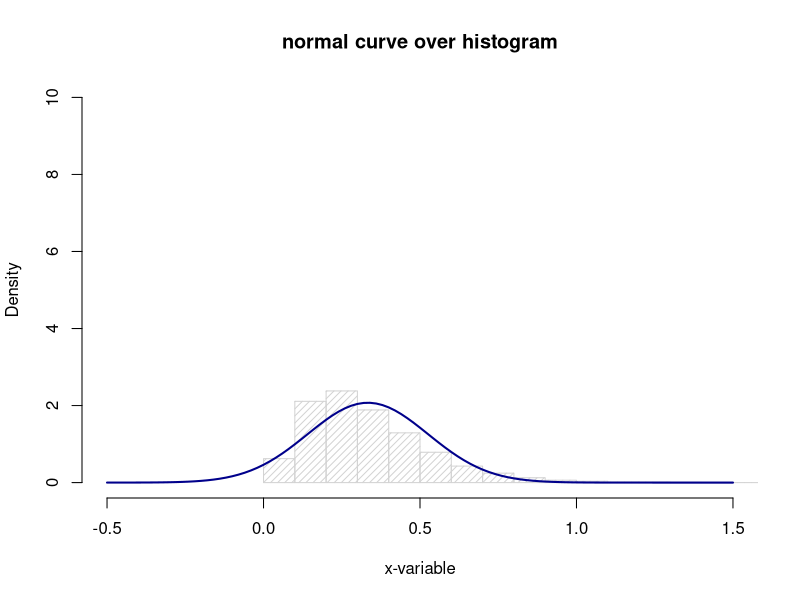
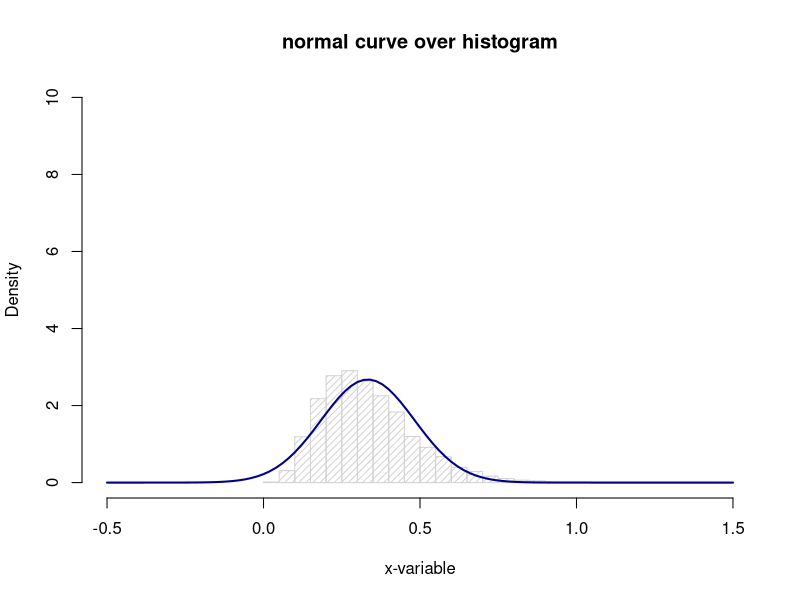
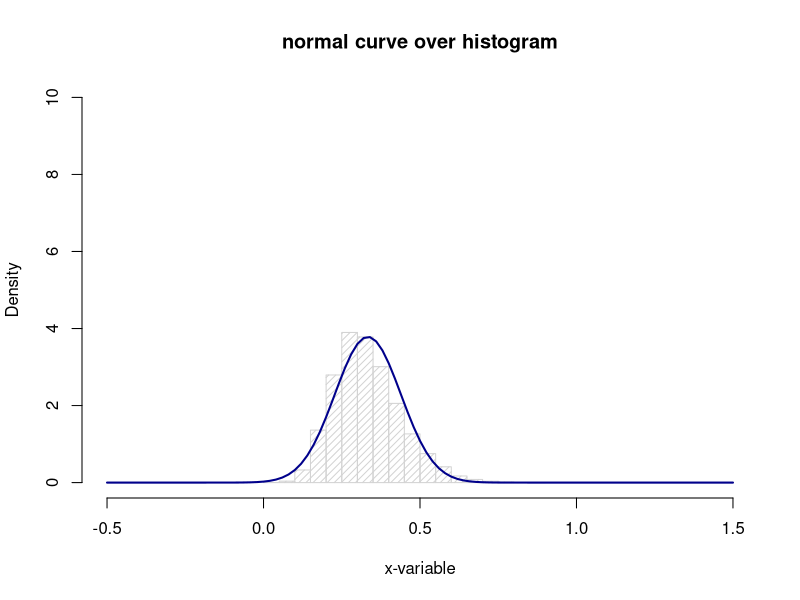
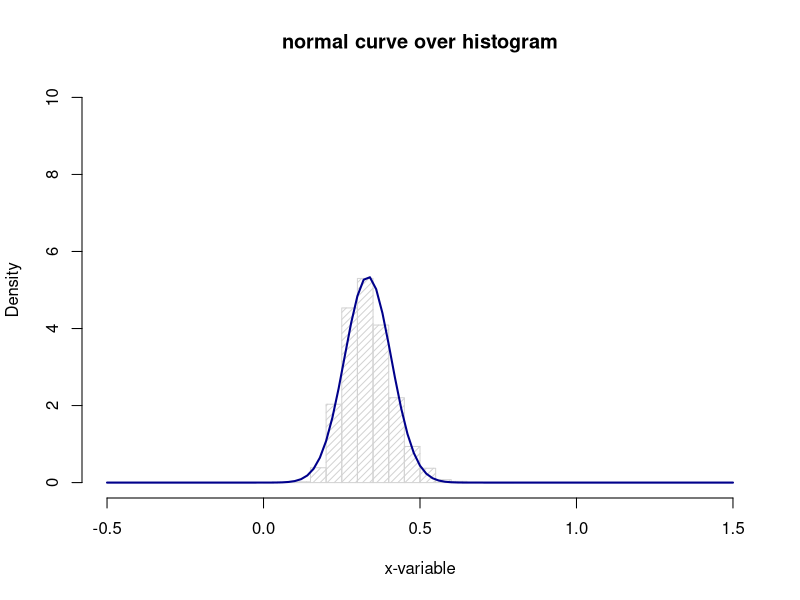
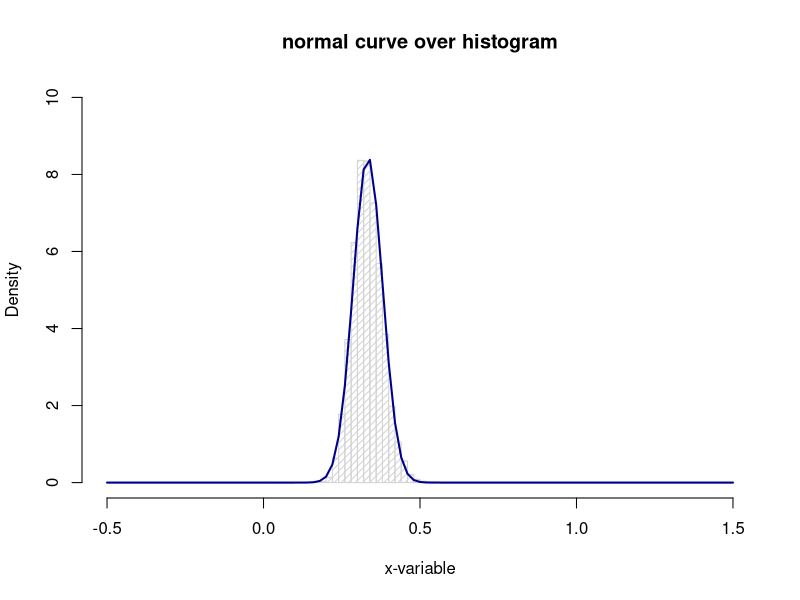
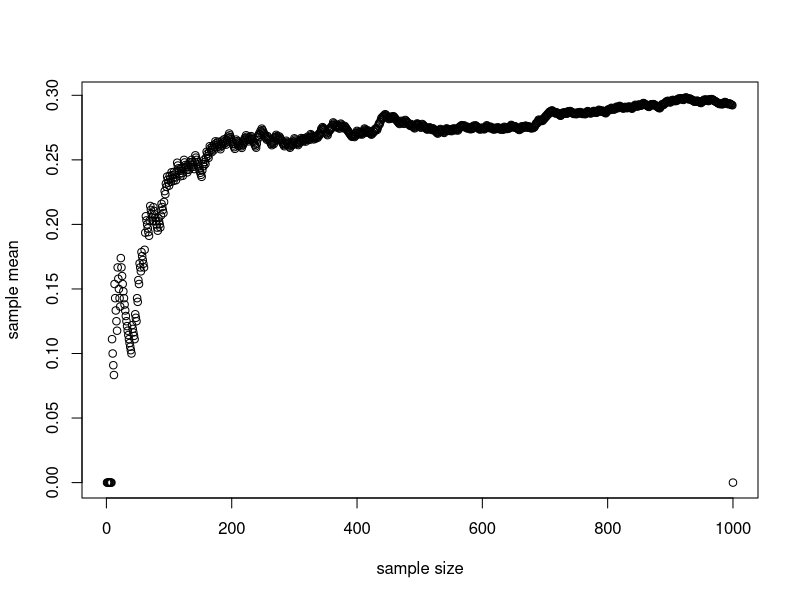

Here is the R script that generated these plots, in order:
## ---- chunk 1
# construct a sequence of 10,000 means constructed using a random sample of size n=3,5,20 observations drawn from an exponential distribution

# Define sample size, mean and standard deviation for the average of an exponential random variable
samplesize<-c(3,5,10,20,50)
mu<-1/3
sigma<-mu/sqrt(samplesize)

# pre-allocate variables used in the first loop
j<-1

# loop over sample size
for (value in samplesize)  {
  
# pre-allocate variables used in the second loop
n<-value
i<-0

maxi<-10000
xbar <- seq(0,0, len=maxi)

 # loop over repetitions
  while (i < maxi) {
    # sample n observation from exponential r.v.
    x<-rexp(n, r=1/mu)
    # compute sample mean
    xbar[i]<-mean(x)
    # update counter
    i<-i+1
  }

# histogram
hist(xbar, density=20, breaks=20, prob=TRUE, xlab="x-variable", xlim=c(-0.5, 1.5), ylim=c(0, 10),
     main="normal curve over histogram")
curve(dnorm(x, mean=mu, sd=sigma[j]), col="darkblue", lwd=2, add=TRUE, yaxt="n")

# update counter
j<-j+1
}
## ---- chunk 2
# Define probability for a bernoulli r.v.
p<-0.3

# Allocate objects
i<- 1
maxi <-1000
x    <-seq(0,0, len=maxi)
xbar <-seq(0,0, len=maxi)


# Generate sequentially 1,000 random numbers from bernoulli r.v. with probability p = 2 and compute sequentially the sample mean.
while (i < maxi) {
x[i]<-rbinom(1, n=1, p=0.3)
xbar[i] <- mean(x[1:i])
i<-i+1
}

# plot mean for each sample
t=1:maxi
plot(t,xbar, ylab="sample mean", xlab="sample size")
